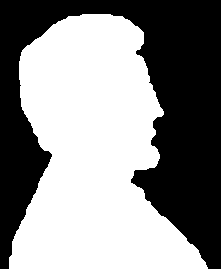
//> input picture Images/linkon.tif, 221 x 269 px
$ ./_16_Boundary_Extraction   (built with g++ and OpenCV 4)
//> lines starting //> are read from the running program, lines starting //| are printed output that depends on the picture; after the words box and inside, x2 and y2 are one past the last pixel; in counts of white or black regions, pixels touching at a corner belong together
#include <stdio.h>
#include <iostream>
#include <opencv2/core/core.hpp>
#include <opencv2/highgui/highgui.hpp>
#include <opencv2/imgproc/imgproc.hpp>

using namespace cv;
using namespace std;

/*
(16)Boundary_Extraction.cpp

*/

Mat erosion(Mat dst, int maskSize){
	int s;
	s = maskSize / 2;
	Mat mask;
	mask.create(maskSize, maskSize, CV_32S);
	Mat out;
	out.create(dst.size(), dst.type());

	int flag = 0;
	for(int y=0; y < dst.rows - maskSize + 1; y++){
		for(int x = 0; x < dst.cols - maskSize + 1; x++){
			flag = 0;
			for(int y1 = 0; y1 < maskSize ; y1++){
				for(int x1 = 0; x1 < maskSize; x1++){
					if(dst.at<uchar>(y + y1, x + x1) != 255){
						flag = 1;
					}
				}
			}
			if (flag == 1){
				out.at<uchar> (y+s, x+s) = 0;
			}
			else{
				out.at<uchar>(y+s, x+s) = dst.at<uchar>(y+s, x+s);
			}
		}
	}
	return out;
}


int main(int argc, char const *argv[])
{
	Mat src = imread("linkon.tif", CV_LOAD_IMAGE_GRAYSCALE);
//> src: 269 rows x 221 cols, CV_8UC1; 54.6% white; 1 black region, box (x1, y1, x2, y2) and area: (0, 0, 221, 269) 26994
	imshow("Input", src);
	waitKey();

	int maskSize;
	cout << "Enter mask Size:" ;
	cin>> maskSize;
//> the answer given: 3
	Mat dst;
	int s;
	s = maskSize / 2;
	copyMakeBorder(src, dst, s,s,s,s, 0,0);
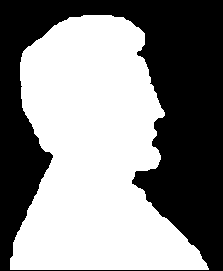
//> dst: 271 rows x 223 cols, CV_8UC1; 53.7% white; 1 black region, box (x1, y1, x2, y2) and area: (0, 0, 223, 271) 27978

	// thresholding for Binary Image
	for(int y = 0; y < dst.rows; y++){
		for(int x = 0; x < dst.cols; x++){
			if(dst.at<uchar>(y,x) >= 0 && dst.at<uchar>(y,x) <= 127){
				dst.at<uchar>(y, x) = 0;
			}
			else if(dst.at<uchar>(y, x) >127 && dst.at<uchar>(y, x) <= 255){
				dst.at<uchar>(y, x) = 255;
			}
		}
	}

	// Erosion of an Image
	Mat output = erosion(dst, maskSize);
//> after the loop in erosion, `for(int y=0; y < dst.rows - maskSize + 1; y++)`:
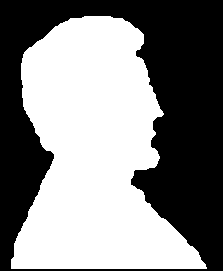
//> out: 271 rows x 223 cols, CV_8UC1; 51.9% white; 1 black region, box (x1, y1, x2, y2) and area: (0, 0, 223, 271) 29058
//> after the loop in erosion, `for(int y=0; y < dst.rows - maskSize + 1; y++)`: flag = 1
	imshow("After Erosion", output);
	waitKey();

	// Boundary Extraction
	Mat bounImg;
	bounImg.create(dst.size(), dst.type());
	for(int y = 0; y < dst.rows; y++){
        for(int x = 0; x < dst.cols; x++){
            bounImg.at<uchar>(y, x) = dst.at<uchar>(y, x) - output.at<uchar>(y, x);
        }
    }
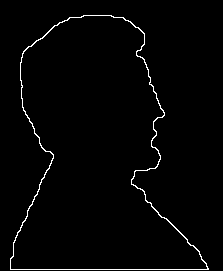
//> bounImg: 271 rows x 223 cols, CV_8UC1; 1.8% white in thin lines or dots, all inside (x1, y1, x2, y2) = (10, 15, 209, 270)

    imshow("Boundary Extraction", bounImg);
    waitKey(0);

	return 0;
}

$ run again, with Images/fing.tif copied over Images/linkon.tif
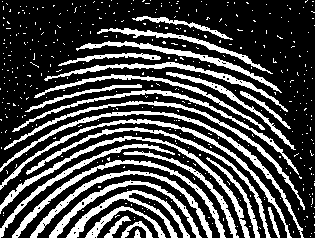
//> input picture Images/fing.tif, 315 x 238 px
//> src: 238 rows x 315 cols, CV_8UC1; 28.5% white; 414 white regions (387 under 20 px), largest, box (x1, y1, x2, y2) and area: (0, 111, 304, 238) 1388, (0, 136, 250, 238) 1372, (0, 119, 292, 238) 1337
//> dst: 240 rows x 317 cols, CV_8UC1; 28.1% white; 414 white regions (387 under 20 px), largest, box (x1, y1, x2, y2) and area: (1, 112, 305, 239) 1388, (1, 137, 251, 239) 1372, (1, 120, 293, 239) 1337
//> after the loop in erosion, `for(int y=0; y < dst.rows - maskSize + 1; y++)`:
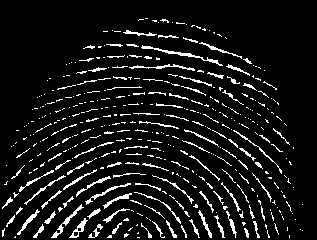
//> out: 240 rows x 317 cols, CV_8UC1; 8.7% white in thin lines or dots, all inside (x1, y1, x2, y2) = (2, 18, 303, 238)
//> after the loop in erosion, `for(int y=0; y < dst.rows - maskSize + 1; y++)`: flag = 1
//> after the loop `for(int y = 0; y < dst.rows; y++)`:
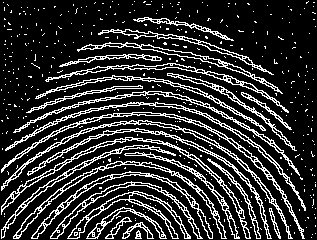
//> bounImg: 240 rows x 317 cols, CV_8UC1; 19.4% white in thin lines or dots
